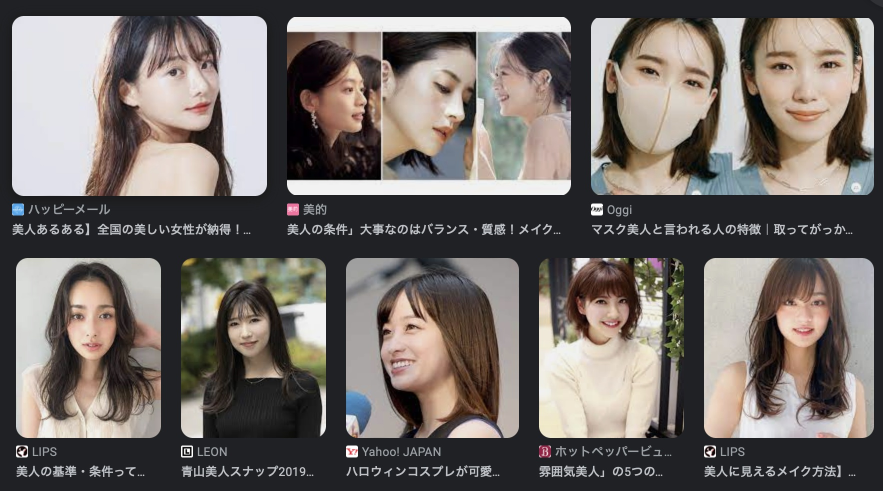
#> input picture src/test.jpg, 1766 x 982 px (shown at 1/2 size)
$ python -i image_util.py   (imports and definitions only)
#> lines starting #> are read from the running program, lines starting #| are printed output that depends on the picture
from PIL import Image, ExifTags, ImageDraw, ImageFilter
import numpy as np

def read_image(file_path):
#> called with file_path = 'test.jpg'
    img = Image.open(file_path)
#> img is the input picture: PIL image 1766x982 RGB; mean R, G, B 113.8, 106.9, 103.2
    scale = 1080 / max(img.size)
#> scale = 0.612
    w = round(img.width * scale)
#> w = 1080
    h = round(img.height * scale)
#> h = 601
    img = img.resize((w, h))
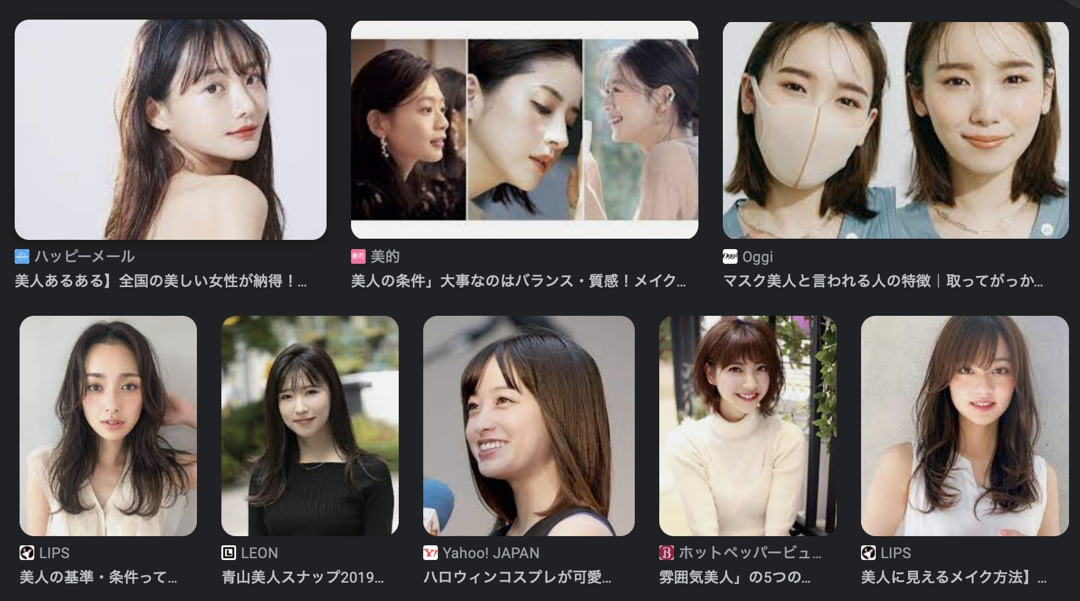
#> img: PIL image 1080x601 RGB; mean R, G, B 113.8, 106.9, 103.2

    try:
        for orientation in ExifTags.TAGS.keys():
            if ExifTags.TAGS[orientation] == 'Orientation':
                break
        exif = img._getexif()
        print(exif)
        if exif is not None:
            if exif[orientation] == 3:
                img = img.rotate(180, expand=True)
            elif exif[orientation] == 6:
                img = img.rotate(270, expand=True)
            elif exif[orientation] == 8:
                img = img.rotate(90, expand=True)
    except Exception as e:
        print(e)

    if img.mode == 'RGBA':
        img = img.convert('RGB')
    return img

def blur_image(img, positions):
    "positions: [[左上, 右上], ...]"
    blurred_image = img.filter(ImageFilter.GaussianBlur(10))

    masked_img = Image.new("L", img.size)
    draw = ImageDraw.Draw(masked_img)

    for position in positions:
        draw.rectangle([position[0], position[1]], fill=255)
        # draw.polygon(ocr_result["position"], fill=255)

    img.paste(blurred_image, (0, 0), masked_img)
    return img

>>> result = read_image('test.jpg')
